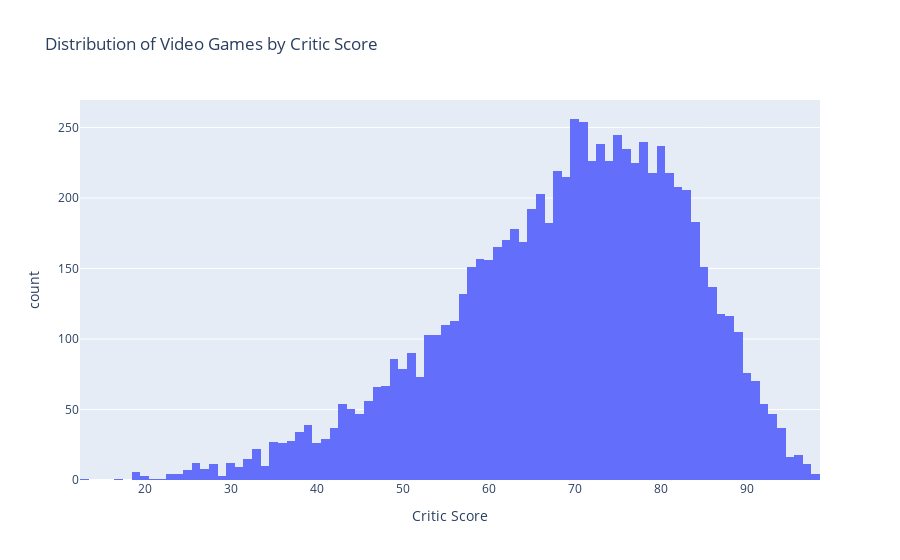

The code cell stored with this chart in its notebook:
### Code cell
# se crea un histograma para ver la distribución de los datos de las columna 'year_of_release', 
fig = px.histogram(df_vg, x='critic_score',
                   title= 'Distribution of Video Games by Critic Score',
                   labels={'critic_score': 'Critic Score'})

fig.show()

### Figure 1 — Plotly figure (JSON) as saved in the notebook; plotly's stock layout.template omitted (floating-point values rounded to 4 significant figures; data arrays with more than 128 entries replaced by an {"elided": "..."} marker saying what was removed)
{"data": [{"alignmentgroup": "True", "bingroup": "x", "hovertemplate": "Critic Score=%{x}<br>count=%{y}<extra></extra>", "legendgroup": "", "marker": {"color": "#636efa", "pattern": {"shape": ""}}, "name": "", "offsetgroup": "", "orientation": "v", "showlegend": false, "type": "histogram", "x": {"elided": "16717 int values"}, "xaxis": "x", "yaxis": "y"}], "layout": {"barmode": "relative", "legend": {"tracegroupgap": 0}, "title": {"text": "Distribution of Video Games by Critic Score"}, "xaxis": {"anchor": "y", "domain": [0, 1], "title": {"text": "Critic Score"}}, "yaxis": {"anchor": "x", "domain": [0, 1], "title": {"text": "count"}}}}
